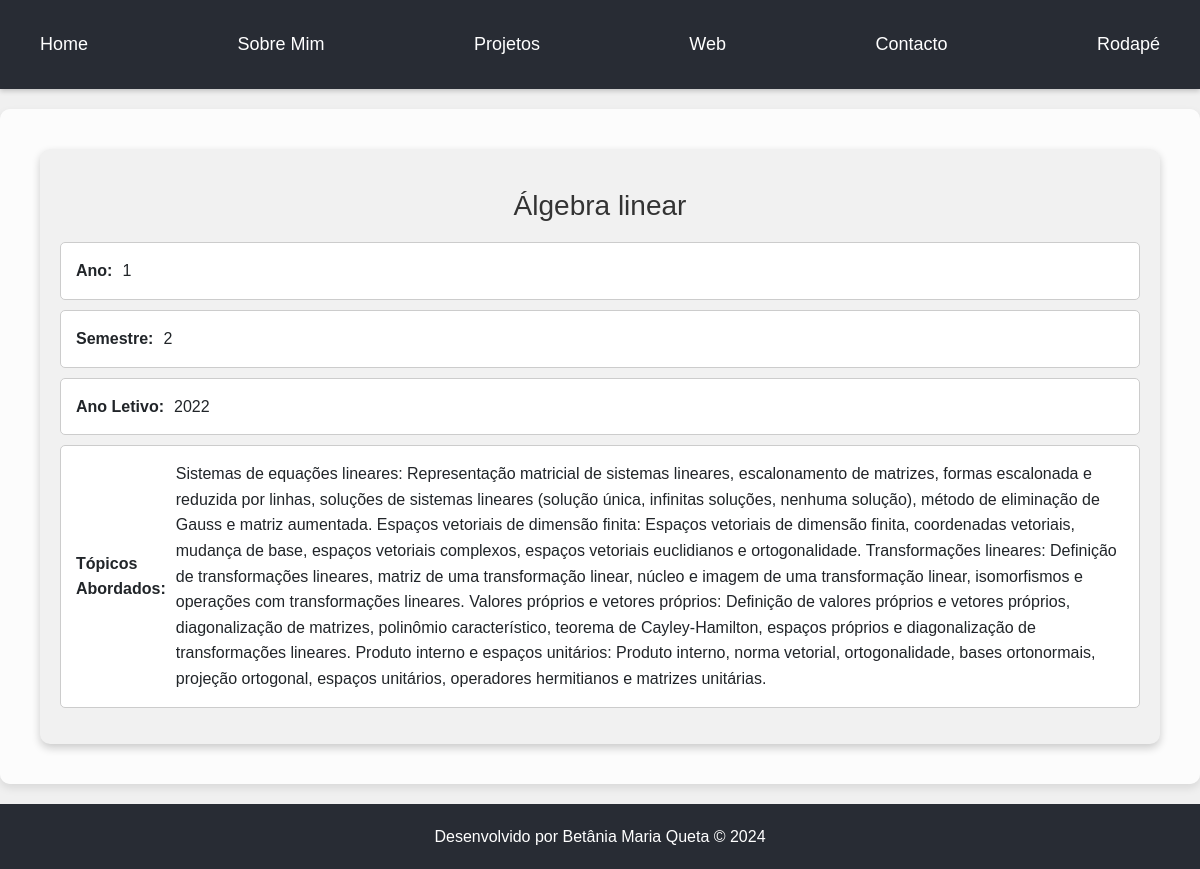
Page /cadeira_detalhes/1/ on the committed database.
### portfolio/models.py (models this page shows)
class Cadeira(models.Model):
    nome = models.CharField(max_length=100)
    ano = models.IntegerField()
    semestre = models.IntegerField()
    ects = models.IntegerField()
    ano_letivo_frequentado = models.IntegerField()
    topicos_abordados = models.TextField()
    imagem = models.ImageField(upload_to='images/', default='images/default.jpg')

### portfolio/views.py (the view)
# urls.py: path('cadeira_detalhes/<int:cadeira_id>/', views.cadeira_detalhes, name='cadeira_detalhes'),
def cadeira_detalhes(request, cadeira_id):
    cadeira = get_object_or_404(Cadeira, pk=cadeira_id)
    return render(request, 'portfolio/detalhes_cadeira.html', {'cadeira': cadeira})

### portfolio/templates/portfolio/detalhes_cadeira.html (shortened to what this page needs)
{% extends 'portfolio/layout.html' %}
{% load static %}
{% block main %}
    <section class="cadeira-detalhes">
        <h2 class="cadeira-nome">{{ cadeira.nome }}</h2>
        <ul class="cadeira-info">
            <li class="cadeira-info-item"><strong>Ano:</strong> {{ cadeira.ano }}</li>
            <li class="cadeira-info-item"><strong>Semestre:</strong> {{ cadeira.semestre }}</li>
            <li class="cadeira-info-item"><strong>Ano Letivo:</strong> {{ cadeira.ano_letivo_frequentado }}</li>
            <li class="cadeira-info-item"><strong>Tópicos Abordados:</strong> {{ cadeira.topicos_abordados }}</li>
        </ul>
    </section>
{% endblock %}

### portfolio/static/portfolio/css/style.css (style rules this page uses)
* { box-sizing: border-box; margin: 0; padding: 0; }
body { font-family: 'Montserrat', sans-serif; font-size: 16px; line-height: 1.6; background-color: #f0f0f0; transition: background-color 0.3s ease, color 0.3s ease; }
h1, h2, h3, p { margin: 20px 0; padding: 0; }

### portfolio/templates/portfolio/detalhes_cadeira.html (style rules this page uses)
.cadeira-detalhes { background-color: #f1f1f1; padding: 20px; border-radius: 10px; box-shadow: 0 4px 8px rgba(0, 0, 0, 0.2); margin: 20px; }
.cadeira-nome { font-size: 28px; color: #333; margin-bottom: 20px; text-align: center; }
.cadeira-info { list-style: none; padding: 0; }
.cadeira-info-item { padding: 15px; border: 1px solid #ccc; background-color: #fff; margin-bottom: 10px; display: flex; align-items: center; border-radius: 5px; }
.cadeira-info-item strong { margin-right: 10px; }

### rows in the picture
Cadeira: nome "Álgebra linear", ano "1", semestre "2", ano_letivo_frequentado "2022", topicos_abordados "Sistemas de equações lineares: Representação matricial de sistemas lineares, escalonamento de matrizes, formas escalonada e reduzida por linhas, soluções de sistemas lineares (solução única, infinitas soluções, nenhuma solução), método de eliminação de Gauss e matriz aumentada. Espaços vetoriais de dimensão finita: Espaços vetoriais de dimensão finita, coordenadas vetoriais, mudança de base, espaços vetoriais complexos, espaços vetoriais euclidianos e ortogonalidade. Transformações lineares: Definição de transformações lineares, matriz de uma transformação linear, núcleo e imagem de uma transformação linear, isomorfismos e operações com transformações lineares. Valores próprios e vetores…"
